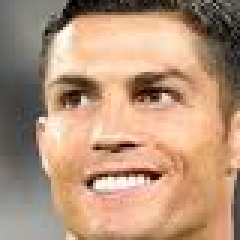
#> input picture Image/Ronaldo3.png, 80 x 80 px (shown 3 times larger)
$ jupyter execute Image_Tranform.ipynb
#> lines starting #> are read from the running program, lines starting #| are printed output that depends on the picture
[cell 1]
import cv2

pathImg="./Image/Ronaldo3.png"
img=cv2.imread(pathImg)
#> img is the input picture: shape (80, 80, 3); mean B, G, R 122.5, 147.9, 182.1

[cell 2]
cv2.imshow('image',img)
cv2.waitKey(10000)
cv2.destroyAllWindows()

[cell 3]
#Melakukan Transformasi Scale Gambar
img_small_area=cv2.resize(img,None,fx=0.5,fy=0.5,interpolation=cv2.INTER_AREA)
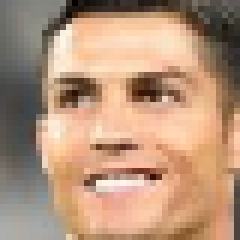
#> img_small_area: shape (40, 40, 3) (shown 6 times larger); mean B, G, R 122.6, 148.1, 182.3
img_small_cubic=cv2.resize(img,None,fx=0.5,fy=0.5,interpolation=cv2.INTER_CUBIC)
img_big_cubic=cv2.resize(img,None,fx=1.5,fy=1.5,interpolation=cv2.INTER_CUBIC)
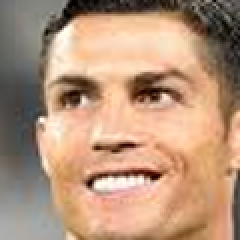
#> img_big_cubic: shape (120, 120, 3) (shown 2 times larger); mean B, G, R 122.5, 147.9, 182.1
img_big_area=cv2.resize(img,None,fx=1.5,fy=1.5,interpolation=cv2.INTER_AREA)
while(1):
    cv2.imshow('image asli',img)
    cv2.imshow('image small area',img_small_area)
    cv2.imshow('image small cubic',img_small_cubic)
    cv2.imshow('image big cubic',img_big_cubic)
    cv2.imshow('image big area',img_big_area)
    if cv2.waitKey(100) & 0xFF == 27:
#> (key Esc is pressed here)
        break
cv2.destroyAllWindows()

#Memperkecil gambar menggunakan interpolation Area
#Memperbesar gambar menggunakan interpolation Cubic

[cell 4]
print(img.shape)
#| (80, 80, 3)
print(img_big_area.shape)
#| (120, 120, 3)
print(img_small_area.shape)
#| (40, 40, 3)

[cell 5]
rows,cols,dims=img.shape
#> rows = 80; cols = 80; dims = 3
m90=cv2.getRotationMatrix2D((rows/2,cols/2),90,1)
img_90=cv2.warpAffine(img,m90,(cols,rows))
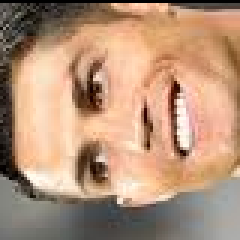
#> img_90: shape (80, 80, 3) (shown 3 times larger); mean B, G, R 121.2, 146.6, 180.8
cv2.imshow('90 Derajat',img_90)
cv2.waitKey(5000)
cv2.destroyAllWindows()

$ run again, with Image/Ronaldo10.png copied over Image/Ronaldo3.png
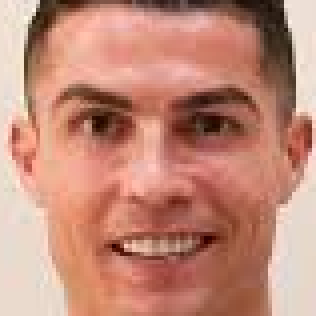
#> input picture Image/Ronaldo10.png, 79 x 79 px (shown 4 times larger)
#> img is the input picture: shape (79, 79, 3); mean B, G, R 119.9, 137.6, 193.6
#> `img_big_cubic=cv2.resize(img,None,fx=1.5,fy=1.5,interpolation=cv2.INTE..`:
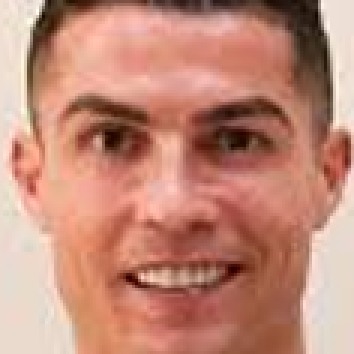
#> img_big_cubic: shape (118, 118, 3) (shown 3 times larger); mean B, G, R 119.5, 137.2, 193.4
#| (79, 79, 3)
#| (118, 118, 3)
#| (40, 40, 3)
#> `img_90=cv2.warpAffine(img,m90,(cols,rows))`:
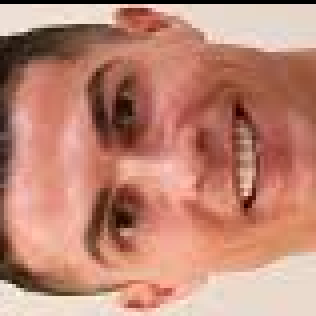
#> img_90: shape (79, 79, 3) (shown 4 times larger); mean B, G, R 117.3, 134.9, 190.6

$ run again, with Image/Ronaldo100.png copied over Image/Ronaldo3.png
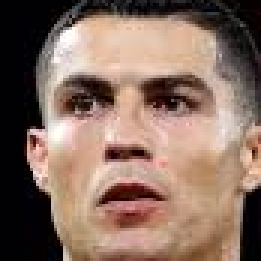
#> input picture Image/Ronaldo100.png, 87 x 87 px (shown 3 times larger)
#> img is the input picture: shape (87, 87, 3); mean B, G, R 97.2, 110.2, 135.7
#> `img_big_cubic=cv2.resize(img,None,fx=1.5,fy=1.5,interpolation=cv2.INTE..`:
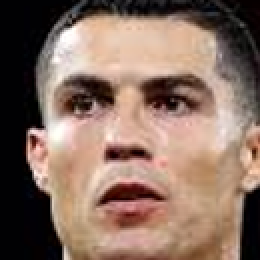
#> img_big_cubic: shape (130, 130, 3) (shown 2 times larger); mean B, G, R 97.7, 110.7, 136.2
#| (87, 87, 3)
#| (130, 130, 3)
#| (44, 44, 3)
#> `img_90=cv2.warpAffine(img,m90,(cols,rows))`:
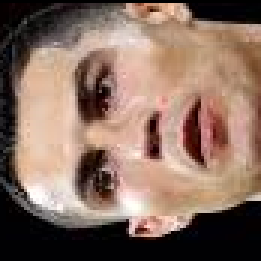
#> img_90: shape (87, 87, 3) (shown 3 times larger); mean B, G, R 97.1, 110.2, 135.7
